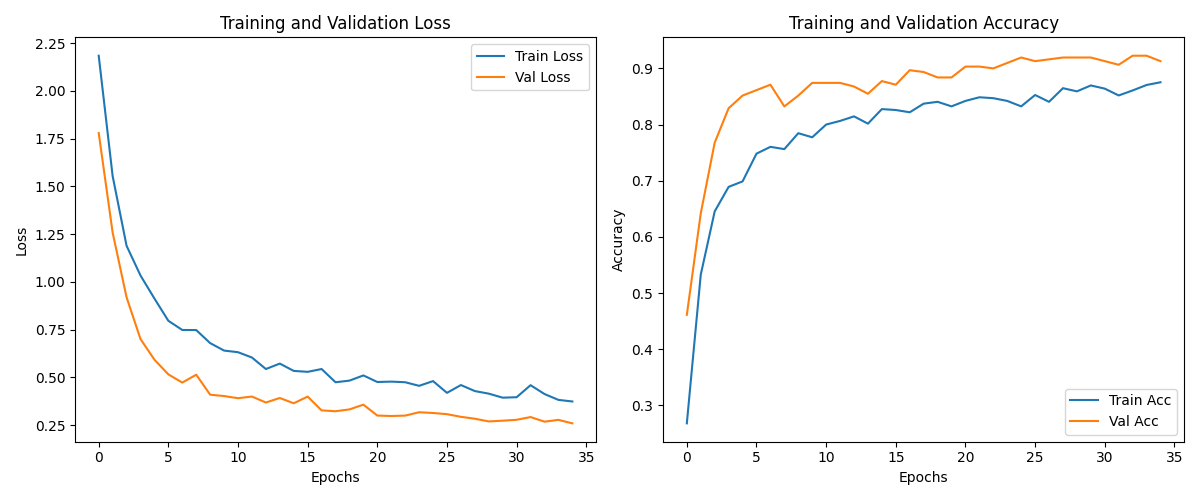

The Python source for this figure:
import torch
import torch.nn as nn
import torch.optim as optim
from torchvision import datasets, models, transforms
from torch.utils.data import DataLoader
import os
from torchsummary import summary
import matplotlib.pyplot as plt

# Define data transformations
data_transforms = {
    'train': transforms.Compose([
        transforms.RandomResizedCrop(224),  # Randomly crop and resize to 224x224
        transforms.RandomHorizontalFlip(),
        transforms.RandomRotation(90),
        transforms.RandomVerticalFlip(),
        transforms.ColorJitter(brightness=0.2, contrast=0.2, saturation=0.2, hue=0.2),
        transforms.ToTensor(),
        transforms.Normalize([0.485, 0.456, 0.406], [0.229, 0.224, 0.225])
    ]),
    'val': transforms.Compose([
        transforms.Resize((224, 224)),
        transforms.CenterCrop(224),
        transforms.ToTensor(),
        transforms.Normalize([0.485, 0.456, 0.406], [0.229, 0.224, 0.225])
    ]),
}

# Define data directory and load datasets
data_dir = r"C:\Users\hafiedz\Downloads\archive (1)\skin-disease-datasaet"

image_datasets = {
    x: datasets.ImageFolder(root=os.path.join(data_dir, x), transform=data_transforms[x])
    for x in ['train', 'val']
}

dataloaders = {
    x: DataLoader(image_datasets[x], batch_size=32, shuffle=True, num_workers=0)
    for x in ['train', 'val']
}

dataset_sizes = {x: len(image_datasets[x]) for x in ['train', 'val']}
class_names = image_datasets['train'].classes

# Load the pretrained model
model = models.resnet18(pretrained=True)

# Freeze all the parameters in the model
for param in model.parameters():
    param.requires_grad = False

# Unfreeze the last block (layer4) and the final fully connected layer
for param in model.layer4.parameters():  # Conv2d-51 to Conv2d-63:
    param.requires_grad = True

# Modify the final layer to match the number of classes in your dataset
num_ftrs = model.fc.in_features
model.fc = nn.Linear(num_ftrs, len(class_names))

# Ensure the final layer remains trainable
for param in model.fc.parameters():
    param.requires_grad = True

# Move the model to GPU if available
device = 'cuda' if torch.cuda.is_available() else 'cpu'
model = model.to(device)

# Print the model summary
print("Model Summary:")
summary(model, (3, 224, 224))

# Define loss function and optimizer
criterion = nn.CrossEntropyLoss()
optimizer = optim.SGD(model.parameters(), lr=0.001, momentum=0.9)

# Define learning rate scheduler
scheduler = torch.optim.lr_scheduler.CosineAnnealingLR(optimizer, T_max=35)

def train_model(model, criterion, optimizer, num_epochs=35):
    train_loss_history = []
    val_loss_history = []
    train_acc_history = []
    val_acc_history = []

    for epoch in range(num_epochs):
        print(f'Epoch {epoch}/{num_epochs - 1}')
        print('-' * 10)

        for phase in ['train', 'val']:
            if phase == 'train':
                model.train()
            else:
                model.eval()

            running_loss = 0.0
            running_corrects = 0

            for inputs, labels in dataloaders[phase]:
                inputs = inputs.to(device)
                labels = labels.to(device)

                optimizer.zero_grad()

                with torch.set_grad_enabled(phase == 'train'):
                    outputs = model(inputs)
                    _, preds = torch.max(outputs, 1)
                    loss = criterion(outputs, labels)

                    if phase == 'train':
                        loss.backward()
                        optimizer.step()

                running_loss += loss.item() * inputs.size(0)
                running_corrects += torch.sum(preds == labels.data)

            epoch_loss = running_loss / dataset_sizes[phase]
            epoch_acc = running_corrects.double() / dataset_sizes[phase]

            print(f'{phase} Loss: {epoch_loss:.4f} Acc: {epoch_acc:.4f}')

            if phase == 'train':
                train_loss_history.append(epoch_loss)
                train_acc_history.append(epoch_acc.item())
            else:
                val_loss_history.append(epoch_loss)
                val_acc_history.append(epoch_acc.item())

    # Plotting the training and validation loss and accuracy
    plt.figure(figsize=(12, 5))

    # Plot loss
    plt.subplot(1, 2, 1)
    plt.plot(train_loss_history, label='Train Loss')
    plt.plot(val_loss_history, label='Val Loss')
    plt.title('Training and Validation Loss')
    plt.xlabel('Epochs')
    plt.ylabel('Loss')
    plt.legend()

    # Plot accuracy
    plt.subplot(1, 2, 2)
    plt.plot(train_acc_history, label='Train Acc')
    plt.plot(val_acc_history, label='Val Acc')
    plt.title('Training and Validation Accuracy')
    plt.xlabel('Epochs')
    plt.ylabel('Accuracy')
    plt.legend()

    plt.tight_layout()
    plt.show()

    return model

# Train the model
model = train_model(model, criterion, optimizer, num_epochs=35)

# Assuming 'model' is your trained model
model_path = "model4.pth"

# Save the model's state_dict
torch.save(model.state_dict(), model_path)

print(f"Model saved to {model_path}")
